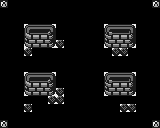

This game map was drawn from its Tiled (.tmx) file and the tilesets committed beside it. A one-line description and the full map source follow:
An orthogonal 20x16 tile map with 8x8 px tiles, 3 tile layers (Background, Collision, Overlap).

<map version="1.0" orientation="orthogonal" renderorder="right-down" width="20" height="16" tilewidth="8" tileheight="8" nextobjectid="1">
 <tileset firstgid="1" name="char_sheet" tilewidth="8" tileheight="8" tilecount="1024">
  <image source="char_sheet.png" width="256" height="256" />
 </tileset>
 <layer name="Background" width="20" height="16">
  <data encoding="csv">
63,0,0,0,0,0,0,0,0,0,0,0,0,0,0,0,0,0,0,63,
0,0,0,0,0,0,0,0,0,0,0,0,0,0,0,0,0,0,0,0,
0,0,0,0,0,0,0,0,0,0,0,0,0,0,0,0,0,0,0,0,
0,0,0,0,0,0,0,0,0,0,0,0,0,0,0,0,0,0,0,0,
0,0,0,0,0,0,0,0,0,0,0,0,0,0,0,0,0,0,0,0,
0,0,0,0,0,0,0,0,0,0,0,0,0,0,0,0,0,0,0,0,
0,0,0,0,0,0,0,0,0,0,0,0,0,0,0,0,0,0,0,0,
0,0,0,0,0,0,0,0,0,0,0,0,0,0,0,0,0,0,0,0,
0,0,0,0,0,0,0,0,0,0,0,0,0,0,0,0,0,0,0,0,
0,0,0,0,0,0,0,0,0,0,0,0,0,0,0,0,0,0,0,0,
0,0,0,0,0,0,0,0,0,0,0,0,0,0,0,0,0,0,0,0,
0,0,0,0,0,0,0,0,0,0,0,0,0,0,0,0,0,0,0,0,
0,0,0,0,0,0,0,0,0,0,0,0,0,0,0,0,0,0,0,0,
0,0,0,0,0,0,0,0,0,0,0,0,0,0,0,0,0,0,0,0,
0,0,0,0,0,0,0,0,0,0,0,0,0,0,0,0,0,0,0,0,
63,0,0,0,0,0,0,0,0,0,0,0,0,0,0,0,0,0,0,63
</data>
 </layer>
 <layer name="Collision" width="20" height="16">
  <data encoding="csv">
0,0,0,0,0,0,0,0,0,0,0,0,0,0,0,0,0,0,0,0,
0,0,0,0,0,0,0,0,0,0,0,0,0,0,0,0,0,0,0,0,
0,0,0,0,0,0,0,0,0,0,0,0,0,0,0,0,0,0,0,0,
0,0,0,0,0,0,0,0,0,0,0,0,0,0,0,0,0,0,0,0,
0,0,0,94,95,95,128,0,0,0,0,0,0,126,95,95,96,0,0,0,
0,0,0,158,159,159,160,441,0,0,0,0,0,158,159,159,160,0,0,0,
0,0,0,441,0,0,0,0,0,0,0,0,0,0,441,441,0,0,0,0,
0,0,0,0,0,0,0,0,0,0,0,0,0,0,0,0,0,0,0,0,
0,0,0,0,0,0,0,0,0,0,0,0,0,0,0,0,0,0,0,0,
0,0,0,0,0,0,0,0,0,0,0,0,0,0,0,0,0,0,0,0,
0,0,0,94,95,95,128,0,0,0,0,0,0,126,95,95,96,0,0,0,
0,0,0,158,159,159,160,441,0,0,0,0,0,158,159,159,160,0,0,0,
0,0,0,0,0,0,441,441,0,0,0,0,0,0,0,0,0,0,0,0,
0,0,0,441,0,0,0,0,0,0,0,0,0,0,0,441,441,0,0,0,
0,0,0,0,0,0,0,0,0,0,0,0,0,0,0,0,0,0,0,0,
0,0,0,0,0,0,0,0,0,0,0,0,0,0,0,0,0,0,0,0
</data>
 </layer>
 <layer name="Overlap" width="20" height="16">
  <data encoding="csv">
0,0,0,0,0,0,0,0,0,0,0,0,0,0,0,0,0,0,0,0,
0,0,0,0,0,0,0,0,0,0,0,0,0,0,0,0,0,0,0,0,
0,0,0,0,0,0,0,0,0,0,0,0,0,0,0,0,0,0,0,0,
0,0,0,30,31,31,32,0,0,0,0,0,0,30,31,31,32,0,0,0,
0,0,0,0,0,0,0,0,0,0,0,0,0,0,0,0,0,0,0,0,
0,0,0,0,0,0,0,0,0,0,0,0,0,0,0,0,0,0,0,0,
0,0,0,0,0,0,0,0,0,0,0,0,0,0,0,0,0,0,0,0,
0,0,0,0,0,0,0,0,0,0,0,0,0,0,0,0,0,0,0,0,
0,0,0,0,0,0,0,0,0,0,0,0,0,0,0,0,0,0,0,0,
0,0,0,30,31,31,32,0,0,0,0,0,0,30,31,31,32,0,0,0,
0,0,0,0,0,0,0,0,0,0,0,0,0,0,0,0,0,0,0,0,
0,0,0,0,0,0,0,0,0,0,0,0,0,0,0,0,0,0,0,0,
0,0,0,0,0,0,0,0,0,0,0,0,0,0,0,0,0,0,0,0,
0,0,0,0,0,0,0,0,0,0,0,0,0,0,0,0,0,0,0,0,
0,0,0,0,0,0,0,0,0,0,0,0,0,0,0,0,0,0,0,0,
0,0,0,0,0,0,0,0,0,0,0,0,0,0,0,0,0,0,0,0
</data>
 </layer>
</map>
